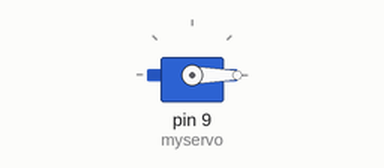
A sketch run on a simulated Arduino Uno, built with avr-gcc and run on an emulated ATmega328P. On the bench: servo.

Above: at 0.05 s.
At 2.25 s:
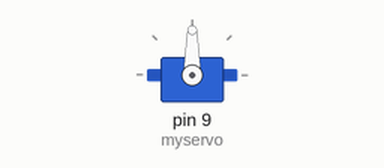
At 4.5 s:
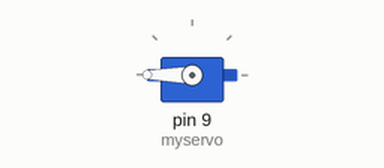
Timing chart, 0 to 5.9 s (numbered marks = the images above):
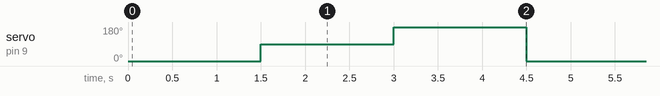

Measured:
- by itself, servo on pin 9 (myservo): repeats every 4.5 s: 180° 1.5 s, 0° 1.5 s, 90° 1.5 s

The sketch:

sketch_servo.ino
```cpp
#include <Servo.h>;

Servo myservo;

void setup() {
  myservo.attach(9);
}

void loop() {
  // put your main code here, to run repeatedly:
  myservo.write(0);			// Rotate to 0 degrees
  delay(1500);
  myservo.write(90);			// Rotate to 90 degrees
  delay(1500);
  myservo.write(180);			// Rotate to 180 degrees
  delay(1500);

}
```
